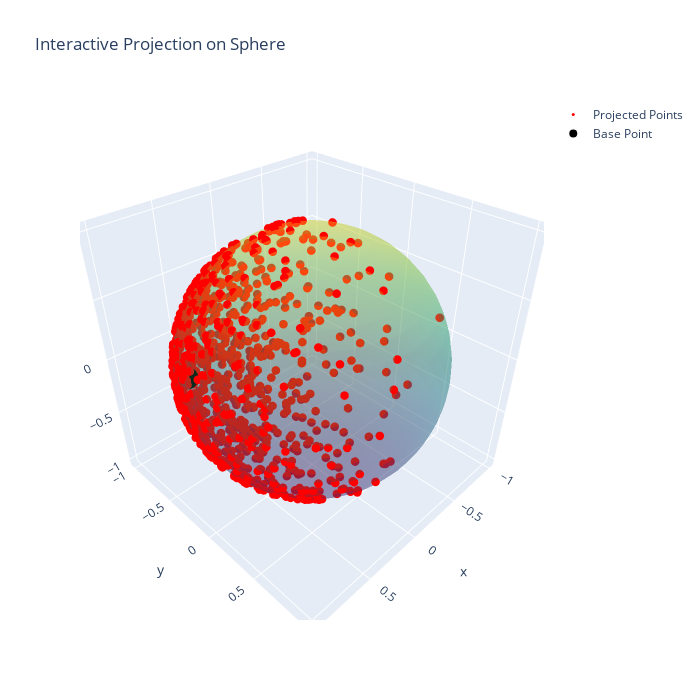

The cell this chart's notebook holds for it:
### Code cell
fig = go.Figure()

# Sphere surface
fig.add_trace(go.Surface(x=xs, y=ys, z=zs, opacity=0.3, colorscale='Viridis', showscale=False))

# Projected points
fig.add_trace(go.Scatter3d(x=projected_points[:,0], y=projected_points[:,1], z=projected_points[:,2],
                           mode='markers', marker=dict(size=3, color='red'), name='Projected Points'))

# Base point
fig.add_trace(go.Scatter3d(x=[x[0]], y=[x[1]], z=[x[2]],
                           mode='markers', marker=dict(size=8, color='black'), name='Base Point'))

fig.update_layout(
    scene=dict(
        aspectmode="cube"
    ), 
    width=700, 
    height=700,
    title='Interactive Projection on Sphere'
)
fig.show()

### Figure 1 — Plotly figure (JSON) as saved in the notebook; plotly's stock layout.template omitted (floating-point values rounded to 4 significant figures; data arrays with more than 128 entries replaced by an {"elided": "..."} marker saying what was removed)
{"data": [{"colorscale": [[0, "#440154"], [0.1111, "#482878"], [0.2222, "#3e4989"], [0.3333, "#31688e"], [0.4444, "#26828e"], [0.5556, "#1f9e89"], [0.6667, "#35b779"], [0.7778, "#6ece58"], [0.8889, "#b5de2b"], [1, "#fde725"]], "opacity": 0.3, "showscale": false, "type": "surface", "x": {"elided": "50x25 float values"}, "y": {"elided": "50x25 float values"}, "z": {"elided": "50x25 float values"}}, {"marker": {"color": "red", "size": 3}, "mode": "markers", "name": "Projected Points", "type": "scatter3d", "x": {"elided": "1000 float values"}, "y": {"elided": "1000 float values"}, "z": {"elided": "1000 float values"}}, {"marker": {"color": "black", "size": 8}, "mode": "markers", "name": "Base Point", "type": "scatter3d", "x": [0.6099], "y": [-0.7546], "z": [-0.2418]}], "layout": {"height": 700, "scene": {"aspectmode": "cube"}, "title": {"text": "Interactive Projection on Sphere"}, "width": 700}}
